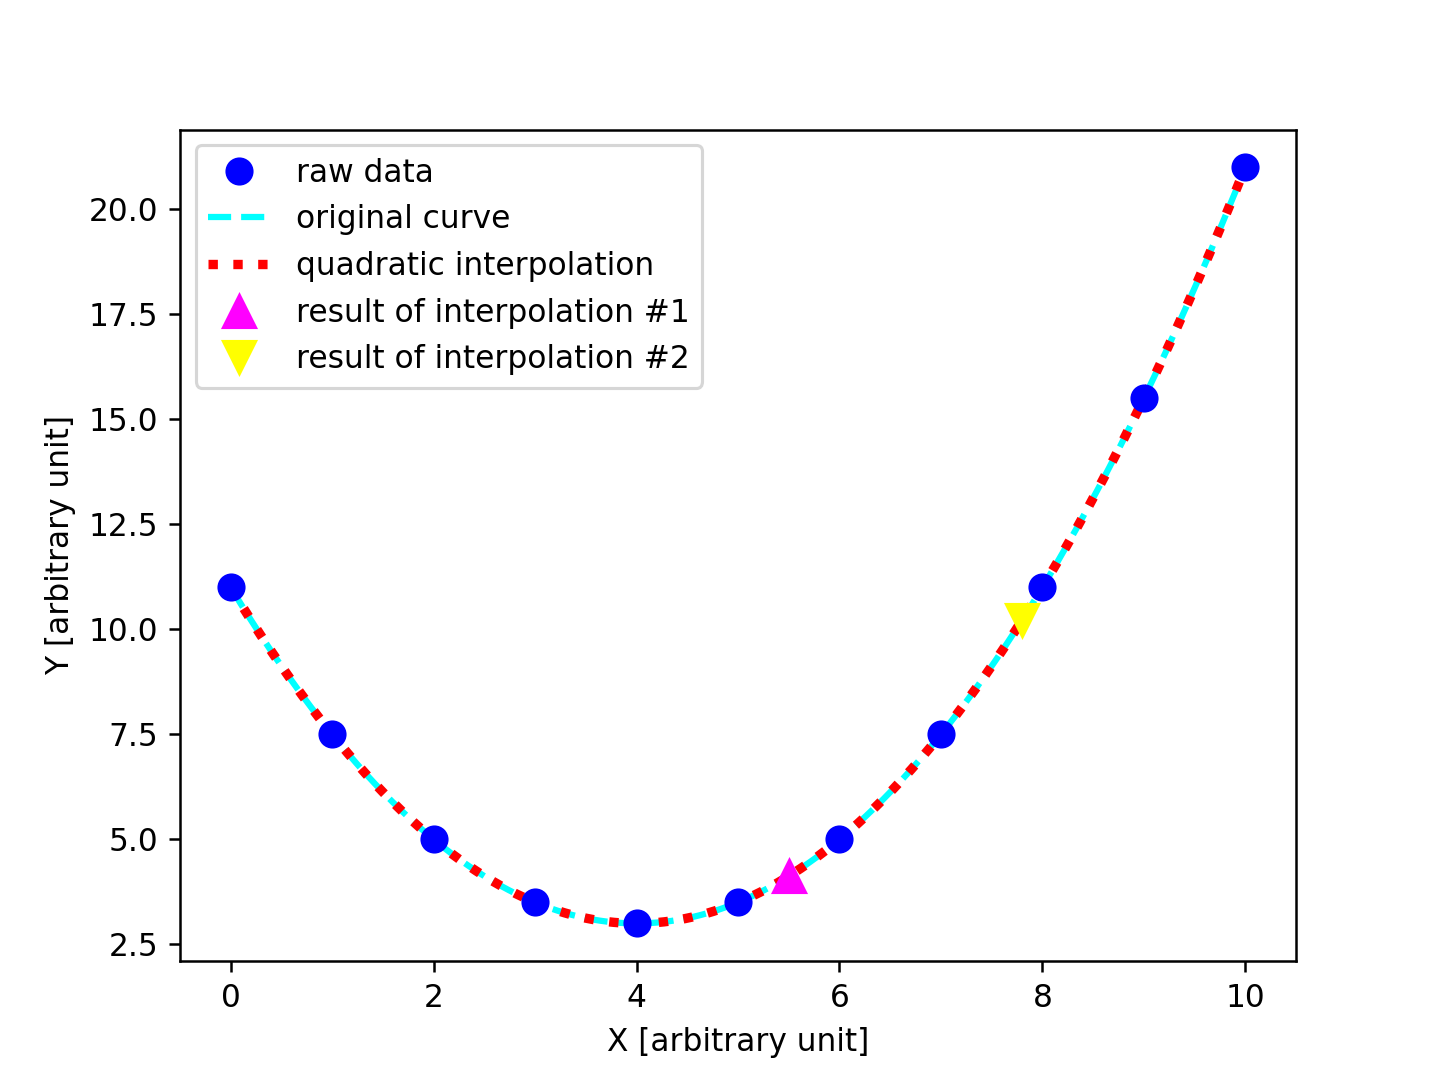

Recreate this plot in Python.
#!/usr/pkg/bin/python3.9

#
# Time-stamp: <2022/10/13 08:51:11 (CST) daisuke>
#

# importing numpy module
import numpy

# importing scipy module
import scipy
import scipy.interpolate

# importing matplotlib module
import matplotlib.backends.backend_agg
import matplotlib.figure

# output image file
file_output = 'ai202209_s05_16.png'

# generating data for interpolation
data_x = numpy.linspace (0.0, 10.0, 11)
data_y = 0.5 * (data_x - 4.0)**2 + 3.0

# printing data_x and data_y
print (f'data_x = {data_x}')
print (f'data_y = {data_y}')

# making a function for quadratic interpolation
func_interp = scipy.interpolate.interp1d (data_x, data_y, kind='quadratic')

# getting Y-value for X-value at x=5.5
x1 = 5.5
y1 = func_interp (x1)

# printing result
print (f'func_interp ({x1}) = {y1}')
print (f'what we expect is: x={x1} --> y={0.5*(x1-4.0)**2+3.0}')

# getting Y-value for X-value at x=7.8
x2 = 7.8
y2 = func_interp (x2)

# printing result
print (f'func_interp ({x2}) = {y2}')
print (f'what we expect is: x={x2} --> y={0.5*(x2-4.0)**2+3.0}')

#
# making a plot using matplotlib
#

# making a fig object
fig = matplotlib.figure.Figure ()

# making a canvas object
canvas = matplotlib.backends.backend_agg.FigureCanvasAgg (fig)

# making an axes object
ax = fig.add_subplot (111)

# plotting data points
ax.plot (data_x, data_y, linestyle='None', marker='o', markersize=8.0, \
         color='blue', label='raw data', zorder=0.2)

# plotting original curve
data_x0 = numpy.linspace (0.0, 10.0, 1001)
data_y0 = 0.5 * (data_x0 - 4.0)**2 + 3.0
ax.plot (data_x0, data_y0, linestyle='--', linewidth=2.0, color='cyan', \
         label='original curve', zorder=0.0)

# plotting result of interpolation
data_xi = numpy.linspace (0.0, 10.0, 1001)
data_yi = func_interp (data_xi)
ax.plot (data_xi, data_yi, linestyle=':', linewidth=3.0, color='red', \
         label='quadratic interpolation', zorder=0.1)

# plotting interpolated values
ax.plot (x1, y1, linestyle='None', marker='^', markersize=10.0, \
         color='magenta', label='result of interpolation #1', zorder=0.3)
ax.plot (x2, y2, linestyle='None', marker='v', markersize=10.0, \
         color='yellow', label='result of interpolation #2', zorder=0.4)

# labels
ax.set_xlabel ('X [arbitrary unit]')
ax.set_ylabel ('Y [arbitrary unit]')

# legend
ax.legend ()

# saving the figure to a file
fig.savefig (file_output, dpi=225)
